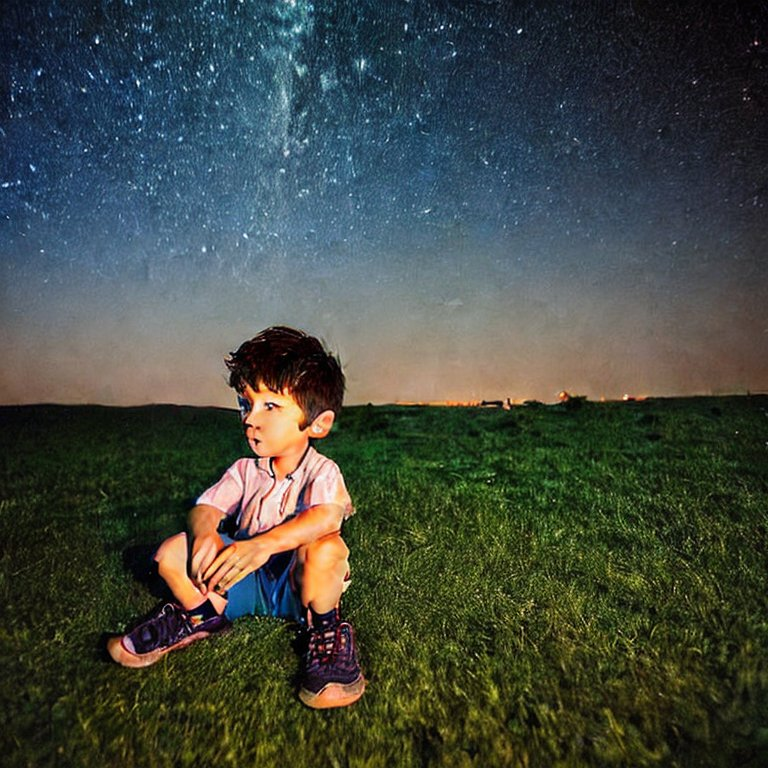
#> input picture 136-朱士康-杭州/第六周/boy1.jpg, 768 x 768 px
$ python kmeans.py
#> lines starting #> are read from the running program, lines starting #| are printed output that depends on the picture
import cv2
import numpy as np
import matplotlib.pyplot as plt

#读取原始图像
img = cv2.imread('boy1.jpg')
#> img is the input picture: shape (768, 768, 3); mean B, G, R 64.3, 72.1, 65.4
print (img.shape)
#| (768, 768, 3)

#三维像素转换为一维
data = img.reshape((-1,3))
data = np.float32(data)

#停止条件 (type,max_iter,epsilon)
criteria = (cv2.TERM_CRITERIA_EPS +
            cv2.TERM_CRITERIA_MAX_ITER, 10, 1.0)

#设置标签
flags = cv2.KMEANS_RANDOM_CENTERS

#K-Means聚类 聚集成2类
compactness, labels2, centers2 = cv2.kmeans(data, 2, None, criteria, 10, flags)
#> compactness = 1.6e+09; centers2 = [[120.7, 124.1, 123], [36.08, 46.19, 36.59]]

#K-Means聚类 聚集成4类
compactness, labels4, centers4 = cv2.kmeans(data, 4, None, criteria, 10, flags)
#> compactness = 789927842.3; centers4 = [[20.65, 36.1, 29.83], [78.31, 74.66, 56.71], [125.1, 123.9, 116], [128.1, 168.3, 224.5]]

#K-Means聚类 聚集成8类
compactness, labels8, centers8 = cv2.kmeans(data, 8, None, criteria, 10, flags)
#> compactness = 391797650.7; centers8 = [[24.56, 57.47, 50.4], [125.2, 104.1, 74.77], [139.5, 183, 241.7], [17.39, 26.8, 21.49], [105, 130, 160], [140.6, 136.7, 124.7], [83.15, 61.2, 36.94], [57.12, 89.58, 94.32]]

#图像转换回uint8二维类型
centers2 = np.uint8(centers2)
#> centers2 = [[120, 124, 123], [36, 46, 36]]
res = centers2[labels2.flatten()]
dst2 = res.reshape((img.shape))
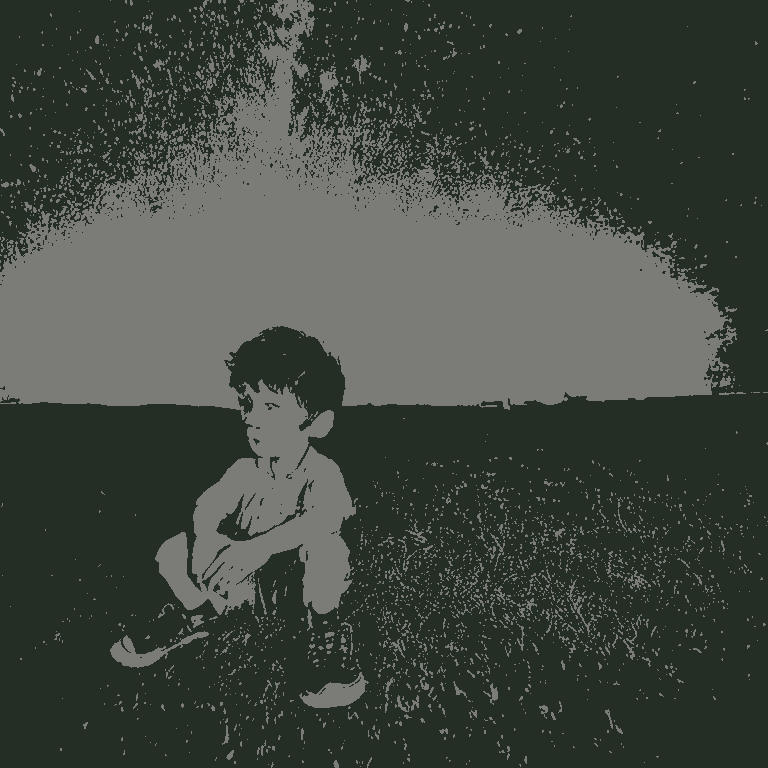
#> dst2: shape (768, 768, 3); mean B, G, R 64, 72, 65

centers4 = np.uint8(centers4)
#> centers4 = [[20, 36, 29], [78, 74, 56], [125, 123, 115], [128, 168, 224]]
res = centers4[labels4.flatten()]
dst4 = res.reshape((img.shape))
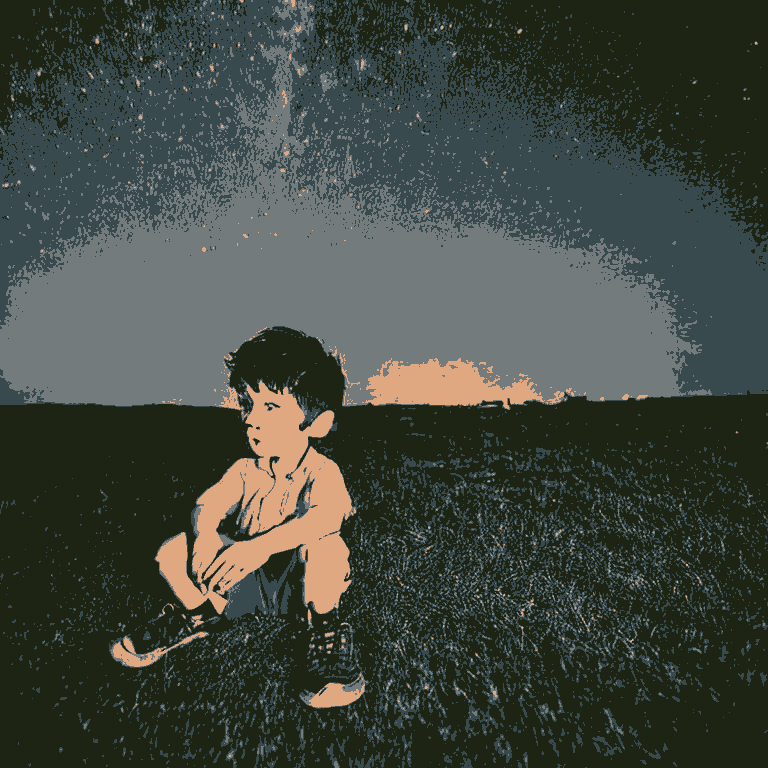
#> dst4: shape (768, 768, 3); mean B, G, R 63.9, 71.7, 64.6

centers8 = np.uint8(centers8)
#> centers8 = [[24, 57, 50], [125, 104, 74], [139, 182, 241], [17, 26, 21], [104, 130, 160], [140, 136, 124], [83, 61, 36], [57, 89, 94]]
res = centers8[labels8.flatten()]
dst8 = res.reshape((img.shape))
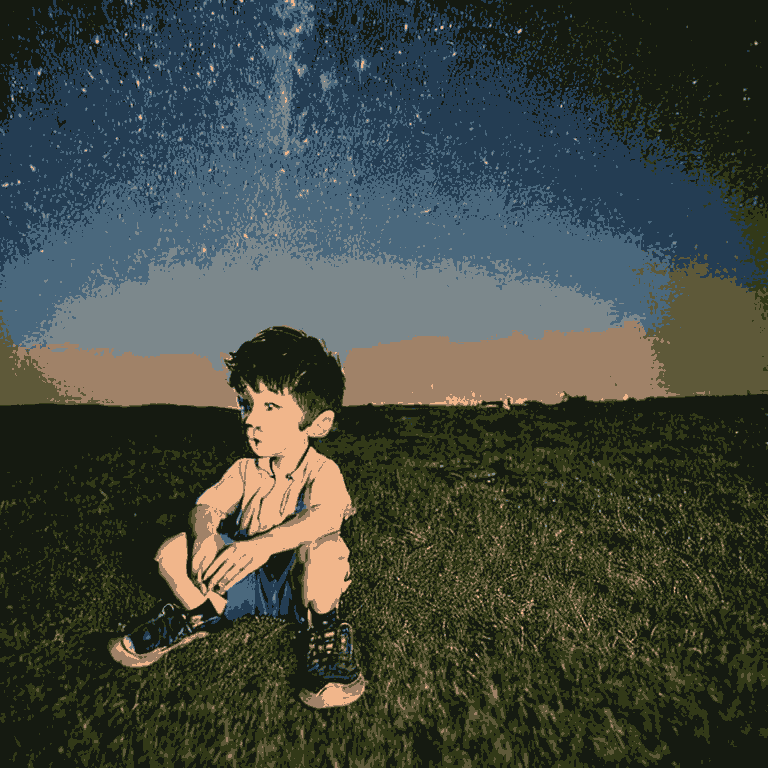
#> dst8: shape (768, 768, 3); mean B, G, R 63.9, 71.6, 64.8

#因为plt是按照RGB的顺序显示图像的，而CV2是按照BGR的顺序读的，所以要将图像转换为RGB显示
img = cv2.cvtColor(img, cv2.COLOR_BGR2RGB)
dst2 = cv2.cvtColor(dst2, cv2.COLOR_BGR2RGB)
dst4 = cv2.cvtColor(dst4, cv2.COLOR_BGR2RGB)
dst8 = cv2.cvtColor(dst8, cv2.COLOR_BGR2RGB)

plt.rcParams['font.sans-serif']=['SimHei']  # 防止乱码

#显示图像,聚类的种类越多跟原图也就越相似
titles = [u'原始图像', 'K=2', 'K=4', 'K=8']
images = [img, dst2, dst4, dst8]
for i in range(4):
   plt.subplot(2,2,i+1), plt.imshow(images[i], 'gray'),
   plt.title(titles[i])
   plt.xticks([]),plt.yticks([])
plt.show()
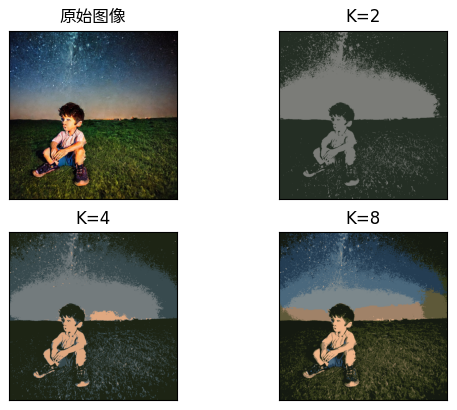
#> figure drawn by matplotlib, 4 panels
